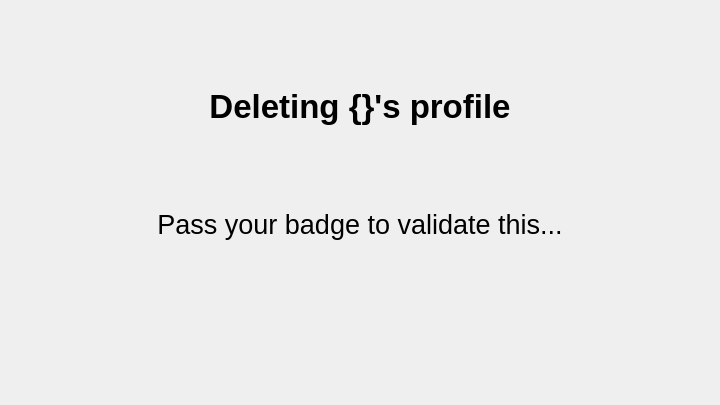
<?xml version="1.0" encoding="UTF-8"?>
<ui version="4.0">
 <class>Dialog</class>
 <widget class="QDialog" name="Dialog">
  <property name="geometry">
   <rect>
    <x>0</x>
    <y>0</y>
    <width>720</width>
    <height>405</height>
   </rect>
  </property>
  <property name="windowTitle">
   <string>Dialog</string>
  </property>
  <layout class="QVBoxLayout" name="verticalLayout">
   <item>
    <spacer name="verticalSpacer">
     <property name="orientation">
      <enum>Qt::Vertical</enum>
     </property>
     <property name="sizeHint" stdset="0">
      <size>
       <width>20</width>
       <height>40</height>
      </size>
     </property>
    </spacer>
   </item>
   <item>
    <widget class="QLabel" name="lblTitle">
     <property name="font">
      <font>
       <pointsize>25</pointsize>
       <weight>75</weight>
       <bold>true</bold>
      </font>
     </property>
     <property name="text">
      <string>Deleting {}'s profile</string>
     </property>
     <property name="alignment">
      <set>Qt::AlignCenter</set>
     </property>
    </widget>
   </item>
   <item>
    <spacer name="verticalSpacer_3">
     <property name="orientation">
      <enum>Qt::Vertical</enum>
     </property>
     <property name="sizeHint" stdset="0">
      <size>
       <width>20</width>
       <height>40</height>
      </size>
     </property>
    </spacer>
   </item>
   <item>
    <widget class="QLabel" name="lblMsg">
     <property name="font">
      <font>
       <pointsize>20</pointsize>
      </font>
     </property>
     <property name="text">
      <string>Pass your badge to validate this...</string>
     </property>
     <property name="alignment">
      <set>Qt::AlignCenter</set>
     </property>
    </widget>
   </item>
   <item>
    <spacer name="verticalSpacer_2">
     <property name="orientation">
      <enum>Qt::Vertical</enum>
     </property>
     <property name="sizeHint" stdset="0">
      <size>
       <width>20</width>
       <height>40</height>
      </size>
     </property>
    </spacer>
   </item>
   <item>
    <spacer name="verticalSpacer_4">
     <property name="orientation">
      <enum>Qt::Vertical</enum>
     </property>
     <property name="sizeHint" stdset="0">
      <size>
       <width>20</width>
       <height>40</height>
      </size>
     </property>
    </spacer>
   </item>
  </layout>
 </widget>
 <resources/>
 <connections/>
</ui>
